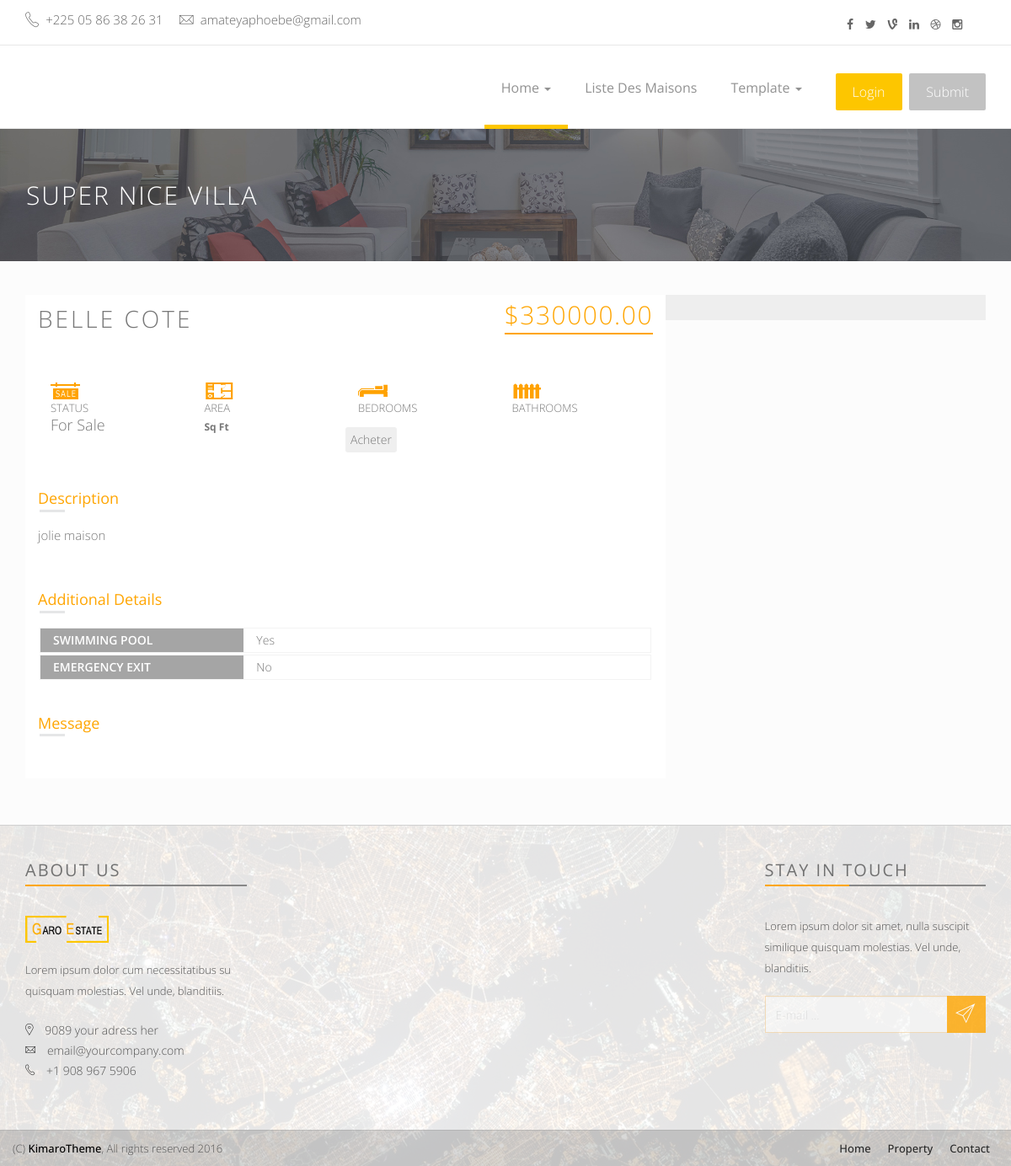
The app's page /sell/6/ with its own data.
### selling/models.py (models this page shows, shortened)
class Properties(models.Model):
    name = models.CharField(max_length=255)
    description = models.TextField()
    city = models.CharField(max_length=100)
    state = models.CharField(max_length=100)
    bedrooms = models.PositiveIntegerField(default=1)
    bathrooms = models.PositiveIntegerField(default=1)
    price = models.DecimalField(max_digits=10, decimal_places=2)
    phone = models.CharField(max_length=15)
    owner = models.ForeignKey(User, on_delete=models.CASCADE)
    created_at = models.DateTimeField(auto_now_add=True)
    image = models.ImageField(upload_to='property_images/')
    status = models.CharField(max_length=20, choices=[('available', 'Available'), ('sold', 'Sold')], default='available')
    properties_geo = models.CharField(max_length=255)
    swimming_pool = models.BooleanField(default=False)
    emergency_exit = models.BooleanField(default=False)
    sold_date = models.DateTimeField(null=True, blank=True)

### selling/views.py (the view)
# urls.py: path('sell/<int:property_id>/', views.property_detail, name='property_detail'),
def property_detail(request, property_id):
    property = get_object_or_404(Properties, id=property_id)
    return render(request, 'property_details.html', {'property': property})

### selling/templates/property_details.html (shortened to what this page needs)
{% load static %}
<!DOCTYPE html>
<html class="no-js" lang="en">
<head>
    <link rel="stylesheet" href="{% static 'assets/css/normalize.css' %}">
    <link rel="stylesheet" href="{% static 'assets/css/font-awesome.min.css' %}">
    <link rel="stylesheet" href="{% static 'assets/css/fontello.css' %}">
    <link href="{% static 'assets/fonts/icon-7-stroke/css/pe-icon-7-stroke.css' %}" rel="stylesheet">
    <link href="{% static 'assets/fonts/icon-7-stroke/css/helper.css' %}" rel="stylesheet">
    <link href="{% static 'css/animate.css' %}" rel="stylesheet" media="screen">
    <link rel="stylesheet" href="{% static 'assets/css/bootstrap-select.min.css' %}">
    <link rel="stylesheet" href="{% static 'bootstrap/css/bootstrap.min.css' %}">
    <link rel="stylesheet" href="{% static 'assets/css/icheck.min_all.css' %}">
    <link rel="stylesheet" href="{% static 'assets/css/price-range.css' %}">
    <link rel="stylesheet" href="{% static 'assets/css/owl.carousel.css' %}">
    <link rel="stylesheet" href="{% static 'assets/css/owl.theme.css' %}">
    <link rel="stylesheet" href="{% static 'assets/css/owl.transitions.css' %}">
    <link rel="stylesheet" href="{% static 'assets/css/wizard.css' %}">
    <link rel="stylesheet" href="{% static 'assets/css/style.css' %}">
    <link rel="stylesheet" href="{% static 'assets/css/responsive.css' %}">
</head>
    <body>
        <div class="header-connect">
            <div class="container">
                <div class="row">
                    <div class="col-md-5 col-sm-8  col-xs-12">
                        <div class="header-half header-call">
                            <p>
                                <span><i class="pe-7s-call"></i> +225 05 86 38 26 31</span>
                                <span><i class="pe-7s-mail"></i> amateyaphoebe@gmail.com</span>
                            </p>
                        </div>
                    </div>
                    <div class="col-md-2 col-md-offset-5  col-sm-3 col-sm-offset-1  col-xs-12">
                        <div class="header-half header-social">
                            <ul class="list-inline">
                                <li><a href="#"><i class="fa fa-facebook"></i></a></li>
                                <li><a href="#"><i class="fa fa-twitter"></i></a></li>
                                <li><a href="#"><i class="fa fa-vine"></i></a></li>
                                <li><a href="#"><i class="fa fa-linkedin"></i></a></li>
                                <li><a href="#"><i class="fa fa-dribbble"></i></a></li>
                                <li><a href="#"><i class="fa fa-instagram"></i></a></li>
                            </ul>
                        </div>
                    </div>
                </div>
            </div>
        </div>
        <nav class="navbar navbar-default ">
            <div class="container">
                <div class="collapse navbar-collapse yamm" id="navigation">
                    <div class="button navbar-right">
                        <button class="navbar-btn nav-button wow bounceInRight login" onclick="window.location.href='{% url 'authentification' %}'" data-wow-delay="0.4s">Login</button>
                        <button class="navbar-btn nav-button wow fadeInRight" onclick="window.location.href='{% url 'sell' %}'" data-wow-delay="0.5s">Submit</button>
                    </div>
                    <ul class="main-nav nav navbar-nav navbar-right">
                        <li class="dropdown ymm-sw " data-wow-delay="0.1s">
                            <a href="{% url 'properties_list' %}" class="dropdown-toggle active" data-toggle="dropdown" data-hover="dropdown" data-delay="200">Home <b class="caret"></b></a>
                        </li>
                        <li class="wow fadeInDown" data-wow-delay="0.1s"><a class="" href="{% url 'properties_list' %}">Liste des maisons</a></li>
                        <li class="dropdown yamm-fw" data-wow-delay="0.1s">
                            <a href="#" class="dropdown-toggle" data-toggle="dropdown" data-hover="dropdown" data-delay="200">Template <b class="caret"></b></a>
                        </li>
                    </ul>
                </div>
            </div>
        </nav>
        <div class="page-head">
            <div class="container">
                <div class="row">
                    <div class="page-head-content">
                        <h1 class="page-title">Super nice villa </h1>
                    </div>
                </div>
            </div>
        </div>
<div class="content-area single-property" style="background-color: #FCFCFC;">
    <div class="container">
        <div class="clearfix padding-top-40">
            <div class="col-md-8 single-property-content prp-style-1">
                <div class="row">
                    <div class="light-slide-item">
                        <div class="clearfix">
                            <ul id="image-gallery" class="gallery list-unstyled cS-hidden">
                                <li data-thumb="assets/img/property-1/property1.jpg">
                                </li>
                            </ul>
                        </div>
                    </div>
                </div>
                <div class="single-property-wrapper">
                    <div class="single-property-header">
                        <h1 class="property-title pull-left">{{ property.name }}</h1>
                        <span class="property-price pull-right">${{ property.price }}</span>
                    </div>
                    <div class="property-meta entry-meta clearfix ">
                        <div class="col-xs-6 col-sm-3 col-md-3 p-b-15">
                            <span class="property-info-icon icon-tag">
                                 <img src="{% static 'img/icon/sale-orange.png' %}">
                            </span>
                            <span class="property-info-entry">
                                <span class="property-info-label">Status</span>
                                <span class="property-info-value">For Sale</span>
                            </span>
                        </div>
                        <div class="col-xs-6 col-sm-3 col-md-3 p-b-15">
                            <span class="property-info icon-area">
                                <img src="{% static 'img/icon/room-orange.png' %}">
                            </span>
                            <span class="property-info-entry">
                                <span class="property-info-label">Area</span>
                                <span class="property-info-value">{{ property.property_geo }}<b class="property-info-unit">Sq Ft</b></span>
                            </span>
                        </div>
                        <div class="col-xs-6 col-sm-3 col-md-3 p-b-15">
                            <span class="property-info-icon icon-bed">
                                <img src="{% static 'img/icon/bed-orange.png' %}">
                            </span>
                            <span class="property-info-entry">
                                <span class="property-info-label">Bedrooms</span>
                            </span>
                        </div>
                        <div class="col-xs-6 col-sm-3 col-md-3 p-b-15">
                            <span class="property-info-icon icon-bath">
                                <img src="{% static 'img/icon/os-orange.png' %}">
                            </span>
                            <span class="property-info-entry">
                                <span class="property-info-label">Bathrooms</span>
                            </span>
                        </div>
                        <form method="post" action="{% url 'buy_property' property.id %}">
                            <button type="submit">Acheter</button>
                        </form>
                    </div>
                    <div class="section">
                        <h4 class="s-property-title">Description</h4>
                        <div class="s-property-content">
                            <p>{{ property.description }}</p>
                        </div>
                    </div>
                    <div class="section additional-details">
                        <h4 class="s-property-title">Additional Details</h4>
                        <ul class="additional-details-list clearfix">
                            <li>
                                <span class="col-xs-6 col-sm-4 col-md-4 add-d-title">Swimming Pool</span>
                                <span class="col-xs-6 col-sm-8 col-md-8 add-d-entry">
                                {% if property.swimming_pool %}
                                    Yes
                                {% else %}
                                    No
                                {% endif %}
                                                                </span>
                            </li>
                            <li>
                                <span class="col-xs-6 col-sm-4 col-md-4 add-d-title">Emergency Exit</span>
                                <span class="col-xs-6 col-sm-8 col-md-8 add-d-entry">
                                {% if property.emergency_exit %}
                                    Yes
                                {% else %}
                                    No
                                {% endif %}
                                </span>
                            </li>
                        </ul>
                    </div>
                    <div class="section property-video">
                        <h4 class="s-property-title">Message</h4>
                    </div>
                </div>
            </div>
            <div class="col-md-4 p0">
                <aside class="sidebar sidebar-property blog-asside-right">
                </aside>
            </div>
        </div>
    </div>
</div>
          <div class="footer-area">
            <div class="footer">
                <div class="container">
                    <div class="row">
                        <div class="col-md-3 col-sm-6 wow fadeInRight animated">
                            <div class="single-footer">
                                <h4>About us</h4>
                                <div class="footer-title-line"></div>
                                <img src="{% static 'assets/img/footer-logo.png' %}" alt="" class="wow pulse" data-wow-delay="1s">
                                <p>Lorem ipsum dolor cum necessitatibus su quisquam molestias. Vel unde, blanditiis.</p>
                                <ul class="footer-adress">
                                    <li><i class="pe-7s-map-marker strong"></i> 9089 your adress her</li>
                                    <li><i class="pe-7s-mail strong"></i> email@yourcompany.com</li>
                                    <li><i class="pe-7s-call strong"></i> +1 908 967 5906</li>
                                </ul>
                            </div>
                        </div>
                        <div class="col-md-3 col-sm-6 wow fadeInRight animated">
                        </div>
                        <div class="col-md-3 col-sm-6 wow fadeInRight animated">
                        </div>
                        <div class="col-md-3 col-sm-6 wow fadeInRight animated">
                            <div class="single-footer news-letter">
                                <h4>Stay in touch</h4>
                                <div class="footer-title-line"></div>
                                <p>Lorem ipsum dolor sit amet, nulla suscipit similique quisquam molestias. Vel unde, blanditiis.</p>
                                <form>
                                    <div class="input-group">
                                        <input class="form-control" type="text" placeholder="E-mail ...">
                                        <span class="input-group-btn">
                                            <button class="btn btn-primary subscribe" type="button"><i class="pe-7s-paper-plane pe-2x"></i></button>
                                        </span>
                                    </div>
                                </form>
                            </div>
                        </div>
                    </div>
                </div>
            </div>
            <div class="footer-copy text-center">
                <div class="container">
                    <div class="row">
                        <div class="pull-left">
                            <span>(C) <a href="http://www.KimaroTec.com">KimaroTheme</a>, All rights reserved 2016</span>
                        </div>
                        <div class="bottom-menu pull-right">
                            <ul>
                                <li><a href="#">Home</a></li>
                                <li><a href="#">Property</a></li>
                                <li><a href="#">Contact</a></li>
                            </ul>
                        </div>
                    </div>
                </div>
            </div>
        </div>

### records on screen
Properties: name "BELLE COTE", price "330000.00", description "jolie maison"
